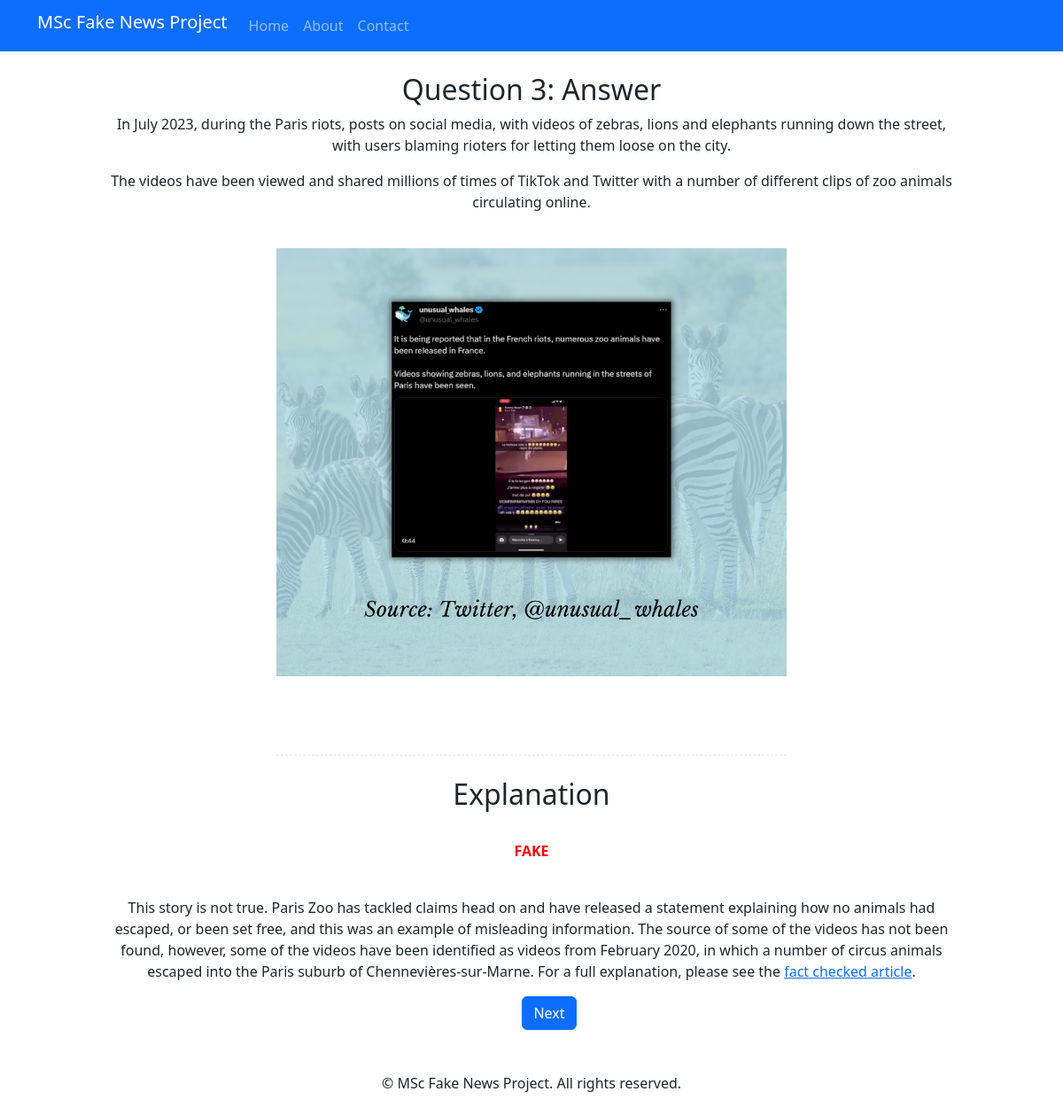
Before: /quiz_debrief/3/3/ with the older database file.
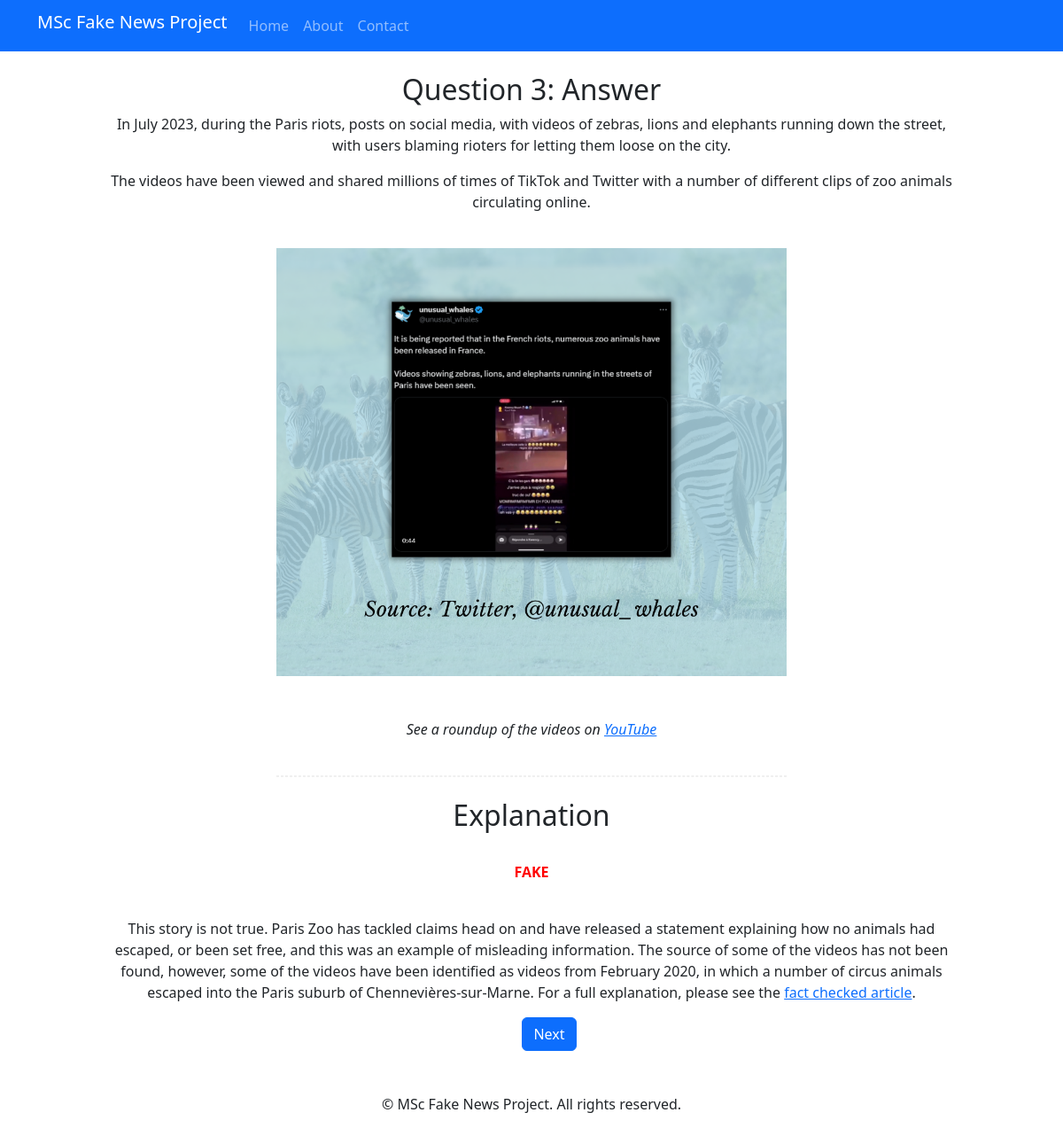
After: the same page with the newer database file.
### basicapp/models.py (models this page shows, shortened)
class Question(models.Model):
    summary = models.TextField()
    image = models.CharField(max_length=255)
    details = models.TextField()
    link = models.TextField()
    authenticity = models.CharField(max_length=10)
    explanation = models.TextField()

### basicapp/views.py (the view)
# urls.py: path('quiz_debrief/<int:participant_id>/<int:tutorial_id>/', views.quiz_debrief, name='quiz_debrief'),
def quiz_debrief(request, participant_id, tutorial_id):
    try:
        participant = Participant.objects.get(id=participant_id)
        question = Question.objects.get(id=tutorial_id)
    except Question.DoesNotExist:
        return redirect('consent_create.html')
    form = QuizResponseForm()
    next_question_number = tutorial_id + 1
    total_questions = Question.objects.count()
    if next_question_number > total_questions:
        return redirect('finished')
    else:
        return render(request, 'quiz_debrief.html', {
            'participant': participant,
            'question': question,
            'next_question_number': next_question_number,
            'form': form,
        })

### basicapp/templates/quiz_debrief.html (shortened to what this page needs)
{% extends 'base.html' %}
{% load static %}
{% block content %}
<div class="text-center" style="max-width: 80%; margin: 0 auto;">
    <h2>Question {{ question.id }}: Answer</h2>
    <p>{{ question.summary|linebreaksbr|safe }}</p>
    <p>{{ question.details|linebreaksbr|safe }}</p>
    <br>
    <img src="{% static question.image %}" alt="Image associated with scenario" style="max-width: 60%; margin: 0 auto;">
    <br><br><br>
    <p><i>{{ question.link|safe }}</i></p>
    <br>
    <hr style="border: 1px dashed #C0C0C0; color: #FFFFFF; max-width: 60%; margin: 0 auto;">
    <br>
    <h2>Explanation</h2>
    <br>
    <p><span style="text-transform: uppercase; font-weight: bold; color: {% if question.authenticity == 'real' %}green{% else %}red{% endif %};">{{ question.authenticity}}</span></p>
    <br>
    <p>{{ question.explanation|safe }}</p>
    {% with next_question=question.id|add:1 %}
    <form action="{% url 'quiz_debrief' participant_id=participant.id tutorial_id=next_question %}" method="post">
        <button type="submit" class="btn btn-primary indented-button">Next</button>
    </form>
    {% endwith %}
</div>
{% endblock %}

### templates/base.html (shortened to what this page needs)
{% load static %}
<!DOCTYPE html>
<html lang="en">
<head>
    <link href="https://cdn.jsdelivr.net/npm/bootstrap@5.3.1/dist/css/bootstrap.min.css" rel="stylesheet">
    <link rel="stylesheet" href="{% static 'bootstrap_styles.css' %}">
</head>
<body>
    <header>
        <nav class="navbar navbar-expand-lg navbar-dark bg-primary">
            <div class="container">
                <h1 class="navbar-brand ml-0">MSc Fake News Project</h1>
                <div class="collapse navbar-collapse" id="navbarNav">
                    <ul class="navbar-nav ml-auto">
                        <li class="nav-item">
                            <a class="nav-link" href="{% url 'home' %}">Home</a>
                        </li>
                        <li class="nav-item">
                            <a class="nav-link" href="{% url 'about' %}">About</a>
                        </li>
                        <li class="nav-item">
                            <a class="nav-link" href="{% url 'contact' %}">Contact</a>
                        </li>
                    </ul>
                </div>
            </div>
        </nav>
    </header>
    <main class="py-4">
        {% block content %}
        {% endblock %}
    </main>
    <footer class="text-center py-4">
        &copy; {{ year }} MSc Fake News Project. All rights reserved.
    </footer>
</body>
</html>

Changed rows visible on the page:
changed Question "FAKE": link (not shown) → "See a roundup of the videos on YouTube"
